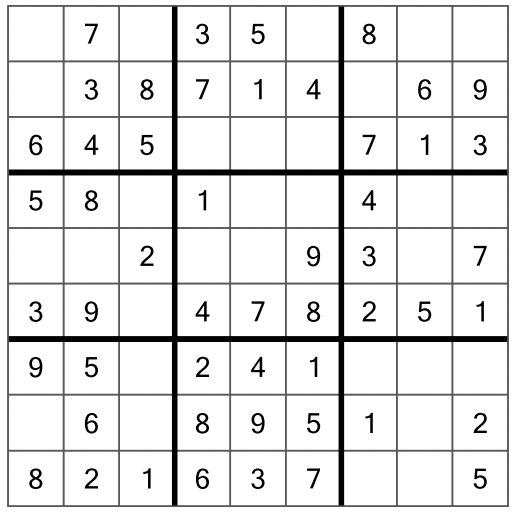
#> input picture backend/temp/9x9test.png, 514 x 514 px
$ python -i grid_extraction.py   (imports and definitions only)
#> lines starting #> are read from the running program, lines starting #| are printed output that depends on the picture; after the words box and inside, x2 and y2 are one past the last pixel; in counts of white or black regions, pixels touching at a corner belong together
import cv2
import numpy as np
from pytesseract import image_to_string
import matplotlib.pyplot as plt

def remove_artifacts(cell):
    # remove small/extraneous features from grid cell
    kernel = cv2.getStructuringElement(cv2.MORPH_ELLIPSE, (3, 3))
    cleaned = cv2.morphologyEx(cell, cv2.MORPH_CLOSE, kernel)

    return cleaned

def enhance_digit(cell):
    # make digit strokes thicker so digits are more prominent
    kernel = np.ones((2, 2), np.uint8)
    enhanced = cv2.dilate(cell, kernel, iterations=1)
    return enhanced

def preprocess_image(image_path):
#> called with image_path = 'temp/9x9test.png'
    image = cv2.imread(image_path)
#> image is the input picture: shape (514, 514, 3); mean B, G, R 229.7, 229.7, 229.7

    # make image black and white
    gray = cv2.cvtColor(image, cv2.COLOR_BGR2GRAY)
    binary = cv2.adaptiveThreshold(
        gray, 255, cv2.ADAPTIVE_THRESH_GAUSSIAN_C, cv2.THRESH_BINARY_INV, 11, 2
    )
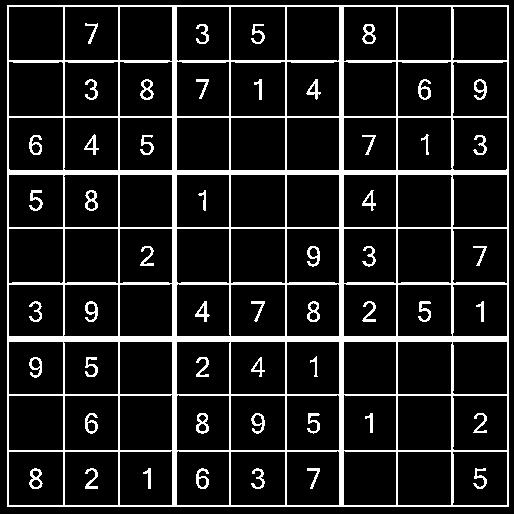
#> binary: shape (514, 514); 12.4% white; 52 white regions, largest, box (x1, y1, x2, y2) and area: (7, 5, 509, 507) 27143, (196, 413, 209, 434) 141, (29, 468, 43, 489) 141

    # grid line features
    horizontal_kernel = cv2.getStructuringElement(cv2.MORPH_RECT, (40, 1))
    vertical_kernel = cv2.getStructuringElement(cv2.MORPH_RECT, (1, 40))

    # find and remove lines
    horizontal_lines = cv2.morphologyEx(binary, cv2.MORPH_OPEN, horizontal_kernel)
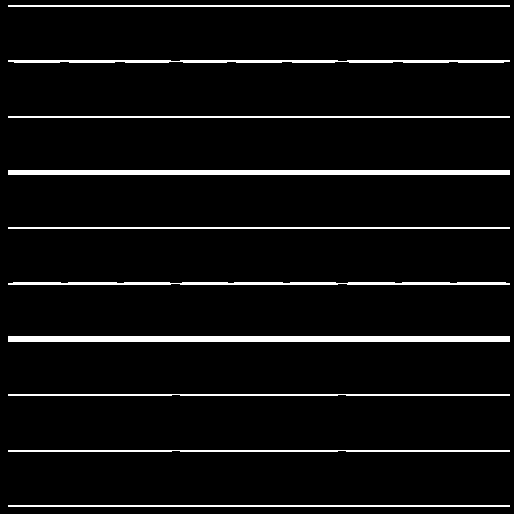
#> horizontal_lines: shape (514, 514); 5.4% white; 10 white regions, largest, box (x1, y1, x2, y2) and area: (8, 336, 510, 342) 3012, (8, 170, 510, 175) 2510, (8, 282, 510, 285) 1414
    vertical_lines = cv2.morphologyEx(binary, cv2.MORPH_OPEN, vertical_kernel)
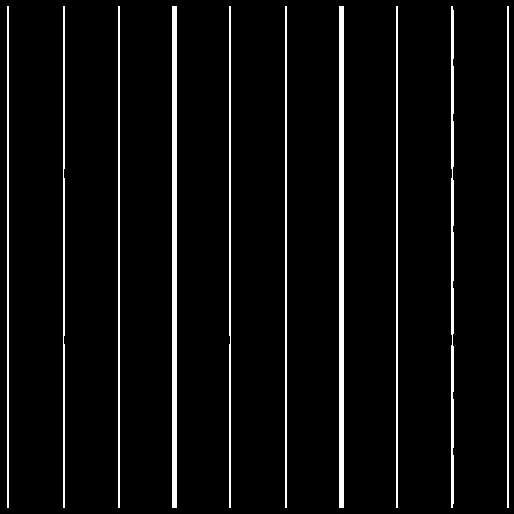
#> vertical_lines: shape (514, 514); 5.1% white; 10 white regions, largest, box (x1, y1, x2, y2) and area: (172, 6, 177, 508) 2510, (339, 6, 344, 508) 2510, (451, 6, 454, 508) 1413
    grid_lines = cv2.add(horizontal_lines, vertical_lines)
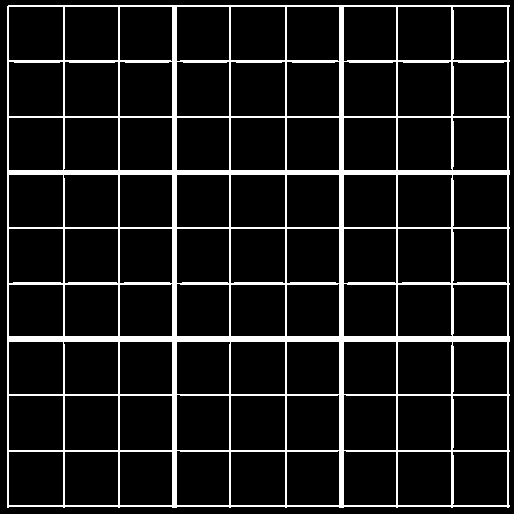
#> grid_lines: shape (514, 514); 10.3% white; 1 white region, box (x1, y1, x2, y2) and area: (7, 5, 510, 508) 27173
    cleaned = cv2.subtract(binary, grid_lines)
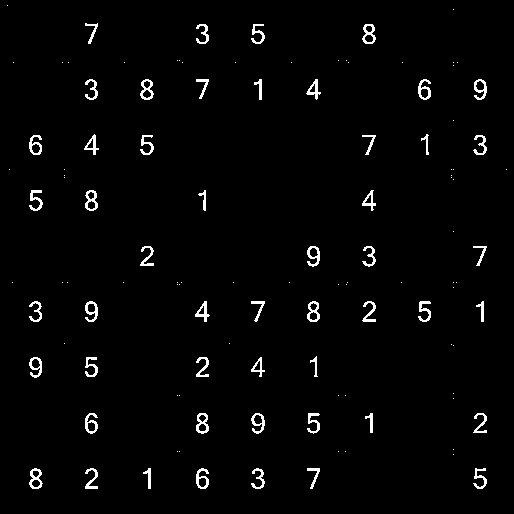
#> cleaned: shape (514, 514); 2.2% white in thin lines or dots

    return cleaned


def extract_cells(grid_image):
    # split grid into individual cells
    cells = []
    height, width = grid_image.shape
#> height = 514; width = 514

    row_boundaries = [round(i * height / 9) for i in range(10)]
    col_boundaries = [round(i * width / 9) for i in range(10)]

    for i in range(9):
        row = []
        for j in range(9):
            y_start, y_end = row_boundaries[i], row_boundaries[i + 1]
            x_start, x_end = col_boundaries[j], col_boundaries[j + 1]

            # extract and enhance cell
            cell = grid_image[y_start:y_end, x_start:x_end]
            cell = enhance_digit(remove_artifacts(cell))
            row.append(cell)
        cells.append(row)
#> after the loop, cells = 9 items
    return cells

def recognize_digit(cell):
    resized_cell = cv2.resize(cell, (28, 28), interpolation=cv2.INTER_AREA)

    # Set up OCR so that it only reads digits
    config = "--psm 10 -c tessedit_char_whitelist=123456789"
    text = image_to_string(resized_cell, config=config).strip()

    return text if text.isdigit() else ""

def process_sudoku(image_path):
    # read and process a sudoku board

    preprocessed_image = preprocess_image(image_path)
    cells = extract_cells(preprocessed_image)
#> cells = 9 items
    board = []
    for row in cells:
        digits = [recognize_digit(cell) for cell in row]
        board.append(digits)
#> this loop made 1 pass
#> pass 1, in recognize_digit, `resized_cell = cv2.resize(cell, (28, 28), interpolation=cv2.INTER_AREA)`:
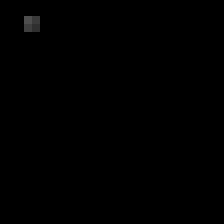
#> resized_cell: shape (28, 28) (shown 8 times larger); min 0, max 78, mean 0.3
#> after the loop, board = []

    return board

def print_board(board):
    for row in board:
        print(row)

#> (the run stopped early here; a loop or call above may not have finished)
